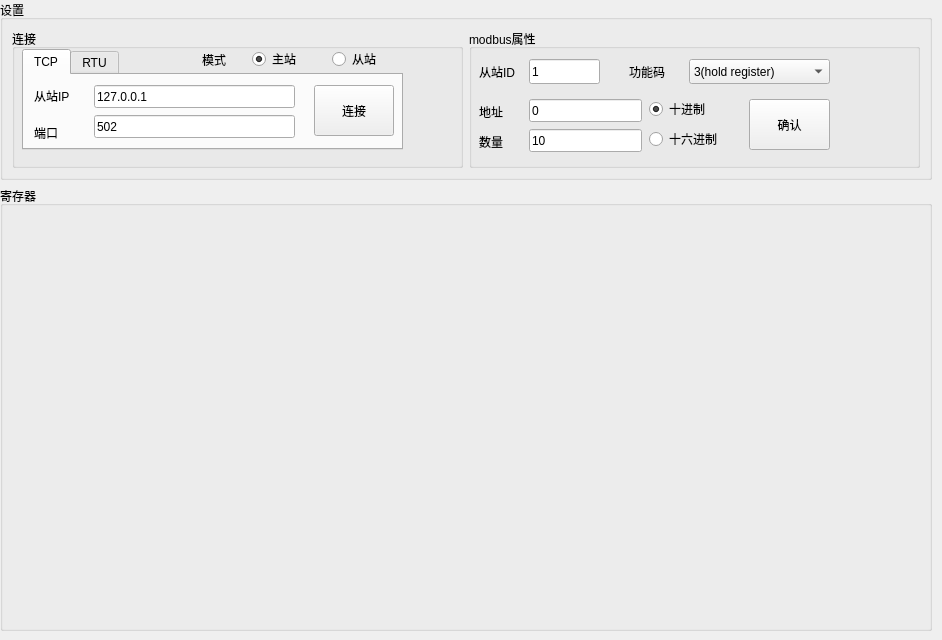
<?xml version="1.0" encoding="UTF-8"?>
<ui version="4.0">
 <class>MainWindow</class>
 <widget class="QMainWindow" name="MainWindow">
  <property name="geometry">
   <rect>
    <x>0</x>
    <y>0</y>
    <width>942</width>
    <height>640</height>
   </rect>
  </property>
  <property name="minimumSize">
   <size>
    <width>900</width>
    <height>600</height>
   </size>
  </property>
  <property name="windowTitle">
   <string>Modbus仿真器</string>
  </property>
  <widget class="QWidget" name="centralwidget">
   <widget class="QWidget" name="verticalLayoutWidget">
    <property name="geometry">
     <rect>
      <x>0</x>
      <y>0</y>
      <width>932</width>
      <height>631</height>
     </rect>
    </property>
    <layout class="QVBoxLayout" name="verticalLayout" stretch="0,1">
     <property name="sizeConstraint">
      <enum>QLayout::SizeConstraint::SetMinimumSize</enum>
     </property>
     <item>
      <widget class="QGroupBox" name="groupBox">
       <property name="minimumSize">
        <size>
         <width>580</width>
         <height>180</height>
        </size>
       </property>
       <property name="title">
        <string>设置</string>
       </property>
       <layout class="QHBoxLayout" name="horizontalLayout" stretch="0,0">
        <item>
         <widget class="QGroupBox" name="groupBox_3">
          <property name="minimumSize">
           <size>
            <width>400</width>
            <height>0</height>
           </size>
          </property>
          <property name="title">
           <string>连接</string>
          </property>
          <widget class="QTabWidget" name="tabConnect">
           <property name="geometry">
            <rect>
             <x>10</x>
             <y>20</y>
             <width>381</width>
             <height>101</height>
            </rect>
           </property>
           <property name="tabPosition">
            <enum>QTabWidget::TabPosition::North</enum>
           </property>
           <property name="currentIndex">
            <number>0</number>
           </property>
           <widget class="QWidget" name="tabTcp">
            <attribute name="title">
             <string>TCP</string>
            </attribute>
            <widget class="QLabel" name="label_3">
             <property name="geometry">
              <rect>
               <x>10</x>
               <y>10</y>
               <width>61</width>
               <height>21</height>
              </rect>
             </property>
             <property name="text">
              <string>从站IP</string>
             </property>
            </widget>
            <widget class="QLabel" name="label_4">
             <property name="geometry">
              <rect>
               <x>10</x>
               <y>50</y>
               <width>53</width>
               <height>15</height>
              </rect>
             </property>
             <property name="text">
              <string>端口</string>
             </property>
            </widget>
            <widget class="QLineEdit" name="txtIp">
             <property name="geometry">
              <rect>
               <x>70</x>
               <y>10</y>
               <width>201</width>
               <height>23</height>
              </rect>
             </property>
             <property name="text">
              <string>127.0.0.1</string>
             </property>
            </widget>
            <widget class="QLineEdit" name="txtPort">
             <property name="geometry">
              <rect>
               <x>70</x>
               <y>40</y>
               <width>201</width>
               <height>23</height>
              </rect>
             </property>
             <property name="text">
              <string>502</string>
             </property>
            </widget>
            <widget class="QPushButton" name="btnTcp">
             <property name="geometry">
              <rect>
               <x>290</x>
               <y>10</y>
               <width>80</width>
               <height>51</height>
              </rect>
             </property>
             <property name="text">
              <string>连接</string>
             </property>
             <property name="checkable">
              <bool>true</bool>
             </property>
            </widget>
           </widget>
           <widget class="QWidget" name="tabRtu">
            <attribute name="title">
             <string>RTU</string>
            </attribute>
            <widget class="QComboBox" name="cbxCom">
             <property name="geometry">
              <rect>
               <x>10</x>
               <y>10</y>
               <width>81</width>
               <height>23</height>
              </rect>
             </property>
             <item>
              <property name="text">
               <string>刷新</string>
              </property>
             </item>
            </widget>
            <widget class="QLineEdit" name="txtBaud">
             <property name="geometry">
              <rect>
               <x>100</x>
               <y>10</y>
               <width>151</width>
               <height>23</height>
              </rect>
             </property>
             <property name="text">
              <string>115200</string>
             </property>
            </widget>
            <widget class="QComboBox" name="cbxData">
             <property name="geometry">
              <rect>
               <x>10</x>
               <y>40</y>
               <width>81</width>
               <height>23</height>
              </rect>
             </property>
             <item>
              <property name="text">
               <string>8</string>
              </property>
             </item>
             <item>
              <property name="text">
               <string>7</string>
              </property>
             </item>
             <item>
              <property name="text">
               <string>6</string>
              </property>
             </item>
             <item>
              <property name="text">
               <string>5</string>
              </property>
             </item>
            </widget>
            <widget class="QComboBox" name="cbxParity">
             <property name="geometry">
              <rect>
               <x>100</x>
               <y>40</y>
               <width>72</width>
               <height>23</height>
              </rect>
             </property>
             <item>
              <property name="text">
               <string>None</string>
              </property>
             </item>
             <item>
              <property name="text">
               <string>Even</string>
              </property>
             </item>
             <item>
              <property name="text">
               <string>Odd</string>
              </property>
             </item>
            </widget>
            <widget class="QComboBox" name="cbxStop">
             <property name="geometry">
              <rect>
               <x>180</x>
               <y>40</y>
               <width>72</width>
               <height>23</height>
              </rect>
             </property>
             <item>
              <property name="text">
               <string>1</string>
              </property>
             </item>
             <item>
              <property name="text">
               <string>2</string>
              </property>
             </item>
            </widget>
            <widget class="QPushButton" name="btnOpenCom">
             <property name="geometry">
              <rect>
               <x>270</x>
               <y>10</y>
               <width>101</width>
               <height>51</height>
              </rect>
             </property>
             <property name="text">
              <string>打开串口</string>
             </property>
             <property name="checkable">
              <bool>true</bool>
             </property>
            </widget>
           </widget>
          </widget>
          <widget class="QLabel" name="label_2">
           <property name="geometry">
            <rect>
             <x>190</x>
             <y>20</y>
             <width>41</width>
             <height>21</height>
            </rect>
           </property>
           <property name="text">
            <string>模式</string>
           </property>
          </widget>
          <widget class="QRadioButton" name="rbtnModeMaster">
           <property name="geometry">
            <rect>
             <x>240</x>
             <y>20</y>
             <width>70</width>
             <height>20</height>
            </rect>
           </property>
           <property name="text">
            <string>主站</string>
           </property>
           <property name="checked">
            <bool>true</bool>
           </property>
          </widget>
          <widget class="QRadioButton" name="rbtnModeSlave">
           <property name="geometry">
            <rect>
             <x>320</x>
             <y>20</y>
             <width>70</width>
             <height>20</height>
            </rect>
           </property>
           <property name="text">
            <string>从站</string>
           </property>
          </widget>
         </widget>
        </item>
        <item>
         <widget class="QGroupBox" name="groupBox_4">
          <property name="minimumSize">
           <size>
            <width>0</width>
            <height>0</height>
           </size>
          </property>
          <property name="title">
           <string>modbus属性</string>
          </property>
          <widget class="QLabel" name="label">
           <property name="geometry">
            <rect>
             <x>10</x>
             <y>30</y>
             <width>53</width>
             <height>25</height>
            </rect>
           </property>
           <property name="text">
            <string>从站ID</string>
           </property>
          </widget>
          <widget class="QLineEdit" name="txtSlaveId">
           <property name="geometry">
            <rect>
             <x>60</x>
             <y>30</y>
             <width>71</width>
             <height>25</height>
            </rect>
           </property>
           <property name="text">
            <string>1</string>
           </property>
          </widget>
          <widget class="QLabel" name="label_5">
           <property name="geometry">
            <rect>
             <x>160</x>
             <y>30</y>
             <width>53</width>
             <height>25</height>
            </rect>
           </property>
           <property name="text">
            <string>功能码</string>
           </property>
          </widget>
          <widget class="QComboBox" name="cbxFuncode">
           <property name="geometry">
            <rect>
             <x>220</x>
             <y>30</y>
             <width>141</width>
             <height>25</height>
            </rect>
           </property>
           <item>
            <property name="text">
             <string>3(hold register)</string>
            </property>
           </item>
           <item>
            <property name="text">
             <string>4(input register)</string>
            </property>
           </item>
          </widget>
          <widget class="QLabel" name="label_6">
           <property name="geometry">
            <rect>
             <x>10</x>
             <y>70</y>
             <width>41</width>
             <height>25</height>
            </rect>
           </property>
           <property name="text">
            <string>地址</string>
           </property>
          </widget>
          <widget class="QLabel" name="label_7">
           <property name="geometry">
            <rect>
             <x>10</x>
             <y>100</y>
             <width>41</width>
             <height>25</height>
            </rect>
           </property>
           <property name="text">
            <string>数量</string>
           </property>
          </widget>
          <widget class="QLineEdit" name="txtAddr">
           <property name="geometry">
            <rect>
             <x>60</x>
             <y>70</y>
             <width>113</width>
             <height>23</height>
            </rect>
           </property>
           <property name="text">
            <string>0</string>
           </property>
          </widget>
          <widget class="QLineEdit" name="txtRegisterCnt">
           <property name="geometry">
            <rect>
             <x>60</x>
             <y>100</y>
             <width>113</width>
             <height>23</height>
            </rect>
           </property>
           <property name="text">
            <string>10</string>
           </property>
          </widget>
          <widget class="QPushButton" name="btnConfirmConfig">
           <property name="geometry">
            <rect>
             <x>280</x>
             <y>70</y>
             <width>81</width>
             <height>51</height>
            </rect>
           </property>
           <property name="text">
            <string>确认</string>
           </property>
           <property name="checkable">
            <bool>true</bool>
           </property>
          </widget>
          <widget class="QRadioButton" name="rbtnDec">
           <property name="geometry">
            <rect>
             <x>180</x>
             <y>70</y>
             <width>96</width>
             <height>20</height>
            </rect>
           </property>
           <property name="text">
            <string>十进制</string>
           </property>
           <property name="checked">
            <bool>true</bool>
           </property>
          </widget>
          <widget class="QRadioButton" name="rbtnHex">
           <property name="geometry">
            <rect>
             <x>180</x>
             <y>100</y>
             <width>96</width>
             <height>20</height>
            </rect>
           </property>
           <property name="text">
            <string>十六进制</string>
           </property>
          </widget>
         </widget>
        </item>
       </layout>
      </widget>
     </item>
     <item>
      <widget class="QGroupBox" name="grpRegister">
       <property name="title">
        <string>寄存器</string>
       </property>
      </widget>
     </item>
    </layout>
   </widget>
  </widget>
 </widget>
 <resources/>
 <connections/>
</ui>
